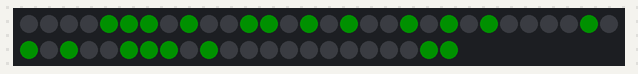
Recording of a program running on a simulated ESP8266 (NodeMCU). Parts: 52 RGB LEDs in strip order, left to right, continuing on the next row. Dim RGB values are drawn brighter than linear; WiFi joins after 1.5 s; servers stay silent unless stated; network time is answered at once with the bench clock; the local clock reads 2024-03-15 10:24:30 at power-on unless the program sets it; what the program prints to the serial monitor is not drawn.

Above: at 1.6 s.
At 126.2 s:
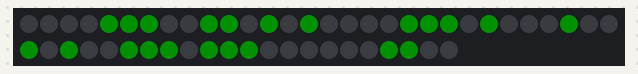

Measured:
- what the display in image 0 shows lasts 1.6 s, from 1.5 s to 3.1 s
- what the display in image 1 shows lasts 2.0 s, from 126.2 s to 128.2 s

The program:

main.cpp
```cpp
#include <Arduino.h>

#define FASTLED_INTERRUPT_RETRY_COUNT 0
#include "FastLED.h"
#include <NTPClient.h>
#include <ESP8266WiFi.h>
#include <WiFiUdp.h>

const char *ssid     = "*****";
const char *password = "*****";

WiFiUDP ntpUDP;
NTPClient timeClient(ntpUDP);

#define NUM_LEDS 52
#define LED_PIN 5

const uint8_t FIRST_DIGIT[][8] = {
{
  0b00000000,
  0b01100000,
  0b10100000,
  0b10100000,
  0b10100000,
  0b11100000,
  0b00000000,
  0b00000000
},{
  0b00000000,
  0b00100000,
  0b01100000,
  0b00100000,
  0b00100000,
  0b00100000,
  0b00000000,
  0b00000000
},{
  0b00000000,
  0b01000000,
  0b10100000,
  0b00100000,
  0b01000000,
  0b11100000,
  0b00000000,
  0b00000000
},{
  0b00000000,
  0b01100000,
  0b00100000,
  0b11100000,
  0b00100000,
  0b11100000,
  0b00000000,
  0b00000000
},{
  0b00000000,
  0b00100000,
  0b10100000,
  0b11100000,
  0b00100000,
  0b00100000,
  0b00000000,
  0b00000000
},{
  0b00000000,
  0b01100000,
  0b10000000,
  0b11100000,
  0b00100000,
  0b11100000,
  0b00000000,
  0b00000000
}};

const uint8_t SECOND_DIGIT[][8] = {
{
  0b00000000,
  0b00001110,
  0b00001010,
  0b00001010,
  0b00001010,
  0b00001110,
  0b00000000,
  0b00000000
},{
  0b00000000,
  0b00000010,
  0b00000110,
  0b00000010,
  0b00000010,
  0b00000010,
  0b00000000,
  0b00000000
},{
  0b00000000,
  0b00000100,
  0b00001010,
  0b00000010,
  0b00000100,
  0b00001110,
  0b00000000,
  0b00000000
},{
  0b00000000,
  0b00001110,
  0b00000010,
  0b00000110,
  0b00000010,
  0b00001110,
  0b00000000,
  0b00000000
},{
  0b00000000,
  0b00001010,
  0b00001010,
  0b00001110,
  0b00000010,
  0b00000010,
  0b00000000,
  0b00000000
},{
  0b00000000,
  0b00001110,
  0b00001000,
  0b00001110,
  0b00000010,
  0b00001110,
  0b00000000,
  0b00000000
},{
  0b00000000,
  0b00001110,
  0b00001000,
  0b00001110,
  0b00001010,
  0b00001110,
  0b00000000,
  0b00000000
},{
  0b00000000,
  0b00001110,
  0b00000010,
  0b00000010,
  0b00000010,
  0b00000010,
  0b00000000,
  0b00000000
},{
  0b00000000,
  0b00001110,
  0b00001010,
  0b00001110,
  0b00001010,
  0b00001110,
  0b00000000,
  0b00000000
},{
  0b00000000,
  0b00001110,
  0b00001010,
  0b00001110,
  0b00000010,
  0b00001110,
  0b00000000,
  0b00000000
}};

const uint8_t INDICATORS[][8] = {
{
  0b00000000,
  0b00000000,
  0b00000000,
  0b00000000,
  0b00000000,
  0b00000000,
  0b00000000,
  0b00110000
},{
  0b00000000,
  0b00000000,
  0b00000000,
  0b00000000,
  0b00000000,
  0b00000000,
  0b00000000,
  0b00001100
}};

const uint8_t CORRECTIONS[8] = {2, 5, 6, 6, 6, 6, 7, 10};

CRGB leds[NUM_LEDS];

void setup() {
  FastLED.addLeds<NEOPIXEL, LED_PIN>(leds, NUM_LEDS);
  FastLED.setBrightness(32);

  Serial.begin(9600);

  WiFi.begin(ssid, password);

  while ( WiFi.status() != WL_CONNECTED ) {
    delay ( 500 );
    Serial.print ( "." );
  }

  timeClient.setTimeOffset(7200);
  timeClient.begin();
}

void appendImage(const byte* image) {
  int dot = 0;

  for (int i = 0; i < 8; i++) {
    for (int j = 0; j < 8; j++) {
      dot = 8 * i + j - CORRECTIONS[i];

      int mask = i % 2 == 0 ? bitRead(image[i], 7 - j) : bitRead(image[i], j);

      if (dot > 0 && mask > 0) {
        leds[dot] = CRGB::Green;
      }
    }
  }

  FastLED.show();
}

void clearDisplay() {
  for (int dot = 0; dot < NUM_LEDS; dot++) {
    leds[dot] = CRGB::Black;
  }

  FastLED.show();
}

void setArrayElement(uint8_t ARR[][8], int index, const byte* value) {
  for(int i = 0; i < 8; i++) {
    ARR[index][i] = value[i];
  }
}

void loop() {
  timeClient.update();

  int hours = timeClient.getHours();
  int hour1 = (int) (hours / 10);
  int hour2 = hours - hour1 * 10;

  int minutes = timeClient.getMinutes();
  int minute1 = (int) (minutes / 10);
  int minute2 = minutes - minute1 * 10;

  clearDisplay();
  appendImage(FIRST_DIGIT[hour1]);
  appendImage(SECOND_DIGIT[hour2]);
  appendImage(INDICATORS[0]);
  delay(1500);

  clearDisplay();
  appendImage(FIRST_DIGIT[minute1]);
  appendImage(SECOND_DIGIT[minute2]);
  appendImage(INDICATORS[1]);
  delay(2000);

  // uint8_t TIME[5][8];
  // setArrayElement(TIME, 0, IMAGES[hour1]);
  // setArrayElement(TIME, 1, IMAGES[hour2]);
  // setArrayElement(TIME, 2, IMAGES[10]);
  // setArrayElement(TIME, 3, IMAGES[minute1]);
  // setArrayElement(TIME, 4, IMAGES[minute2]);

  // for (int digit = 0; digit < 5; digit++) {
  //   displayImage(TIME[digit]);
  //   delay(500);
  // }
}
```
